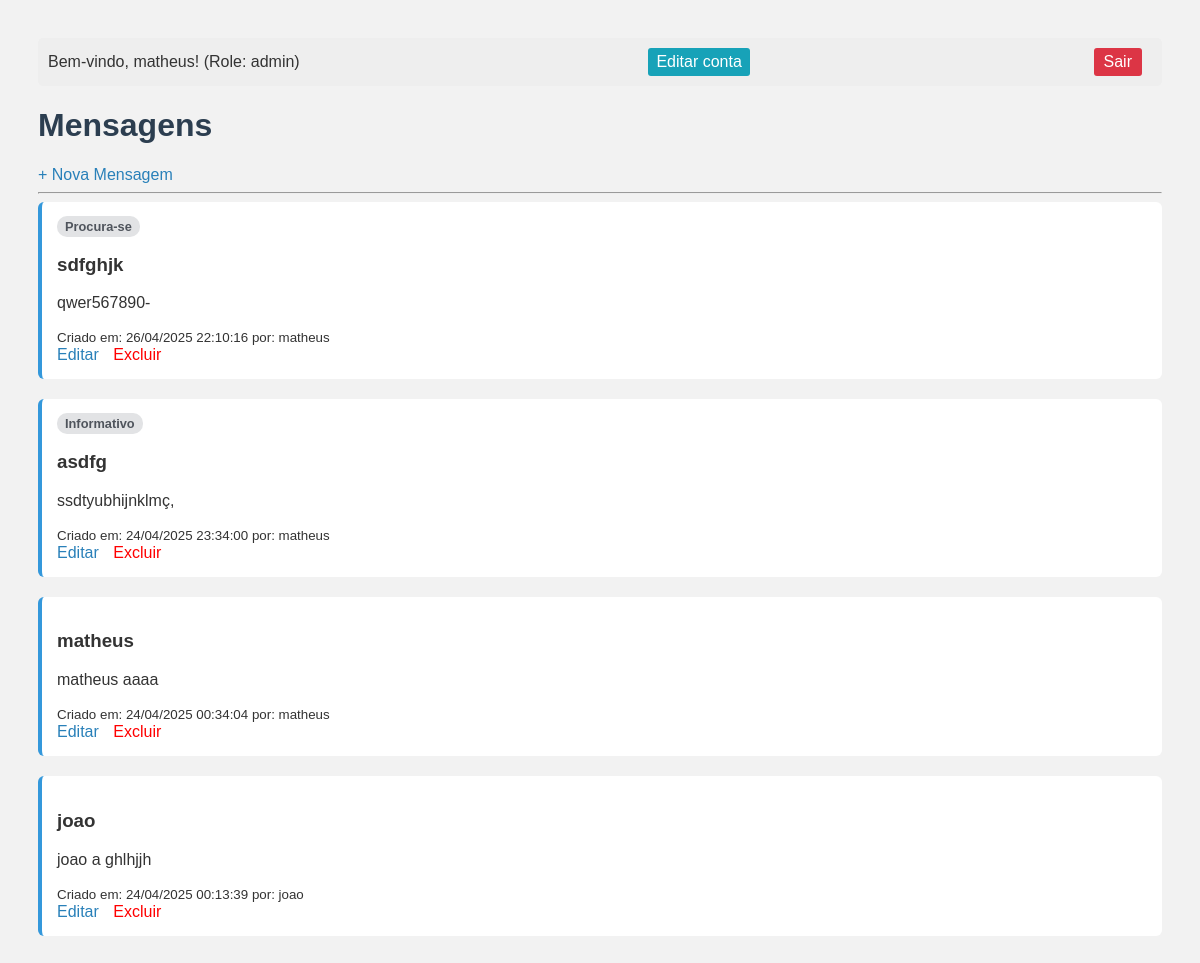
/mensagem/index.php (signed in), run on the app's committed database.
### tables this page shows
CREATE TABLE `mensagens` (
  `id` int(11) NOT NULL,
  `titulo` varchar(100) DEFAULT NULL,
  `conteudo` text DEFAULT NULL,
  `criado_em` timestamp NOT NULL DEFAULT current_timestamp(),
  `user_id` int(11) DEFAULT NULL,
  `tag_id` int(11) DEFAULT NULL
);

CREATE TABLE `tags` (
  `id` int(11) NOT NULL,
  `nome` varchar(50) NOT NULL
);

CREATE TABLE `usuarios` (
  `id` int(11) NOT NULL,
  `username` varchar(50) NOT NULL,
  `password` varchar(255) NOT NULL,
  `role` varchar(20) DEFAULT 'user',
  `created_at` timestamp NOT NULL DEFAULT current_timestamp()
);

### mensagem/index.php (the view, shortened to what this page needs)
<?php
include 'db.php';
$sql = "SELECT m.*, u.username, t.nome AS tag_nome
        FROM mensagens m
        LEFT JOIN usuarios u ON m.user_id = u.id
        LEFT JOIN tags t ON m.tag_id = t.id
        ORDER BY m.criado_em DESC";
$result = $conn->query($sql);
$logged_user_id = isset($_SESSION['user_id']) ? $_SESSION['user_id'] : null;
$logged_user_role = isset($_SESSION['role']) ? $_SESSION['role'] : null;
?>
<!DOCTYPE html>
<html>
<head>
    <link rel="stylesheet" href="style.css">
</head>
<body>
    <div style="padding: 10px; background-color: #eee; margin-bottom: 20px; border-radius: 5px; display: flex; justify-content: space-between; align-items: center;">
        <span>
            Bem-vindo, <?php echo htmlspecialchars($_SESSION['username']); ?>!
            (Role: <?php echo htmlspecialchars($logged_user_role); ?>)
        </span>
        <a href="../auth/editar_perfil.php" class = "botao" id= "botaoeditar">Editar conta</a>
        <a href="../auth/logout.php" style="text-decoration: none; background-color: #dc3545; color: white; padding: 5px 10px; border-radius: 3px;">Sair</a>
    </div>
    <h1>Mensagens</h1>
    <a href="create.php" class="button-new">+ Nova Mensagem</a>
    <hr>
    <?php if ($result->num_rows > 0): ?>
        <?php while ($row = $result->fetch_assoc()): ?>
            <div class="message-box">
            <?php if (!empty($row['tag_nome'])): ?>
                    <span class="message-tag" style="background-color: #e2e3e5; color: #4f545c; padding: 3px 8px; border-radius: 10px; font-size: 0.8em; font-weight: bold; margin-right: 10px;">
                        <?= htmlspecialchars($row['tag_nome']) ?>
                    </span>
                 <?php elseif ($row['tag_id']): ?>
                     <span class="message-tag" style="/* estilo diferente talvez */">[Tag Removida]</span>
                 <?php endif; ?>
                <h3><?= htmlspecialchars($row['titulo']) ?></h3>
                <p><?= nl2br(htmlspecialchars($row['conteudo'])) ?></p>
                <small>
                    Criado em: <?= date('d/m/Y H:i:s', strtotime($row['criado_em'])) ?>
                    <?php
                        $owner_id = $row['user_id'] ?? null;
                    ?>
                    <?php if (!empty($row['username'])): ?>
                        por: <?= htmlspecialchars($row['username']) ?>
                    <?php elseif ($owner_id): ?>
                        por: (usuário desconhecido)
                    <?php else: ?>
                         por: (autor não registrado)
                    <?php endif; ?>
                </small><br>
                <?php
                if ($logged_user_id !== null && ($owner_id == $logged_user_id || $logged_user_role === 'admin')):
                ?>
                    <a href="edit.php?id=<?= $row['id'] ?>" class="button-edit">Editar</a>
                    <a href="#" onclick="confirmarExclusao(<?= $row['id'] ?>)" class="button-delete" style="color:red;">Excluir</a>
                <?php endif; ?>
            </div>
        <?php endwhile; ?>
    <?php else: ?>
        <p>Nenhuma mensagem encontrada.</p>
    <?php endif; ?>
</body>
</html>

### mensagem/style.css (style rules this page uses)
body { font-family: Arial, sans-serif; background-color: #f2f2f2; padding: 30px; color: #333; }
h1, h2 { color: #2c3e50; }
a { color: #2980b9; text-decoration: none; margin-right: 10px; }
.message-box { background-color: white; padding: 15px; margin-bottom: 20px; border-left: 4px solid #3498db; border-radius: 6px; }
.botao { margin-left: 15px; padding: 5px 8px; background-color: #17a2b8; color: white; text-decoration: none; border-radius: 3px; }
#botaoeditar { margin-left: 15px; padding: 5px 8px; background-color: #17a2b8; color: white; text-decoration: none; border-radius: 3px; }

### data on the page
mensagens: tag.nome "Procura-se", titulo "sdfghjk", conteudo "qwer567890-", criado_em "26/04/2025 22:10:16", user.username "matheus"
mensagens: tag.nome "Informativo", titulo "asdfg", conteudo "ssdtyubhijnklmç,", criado_em "24/04/2025 23:34:00", user.username "matheus"
mensagens: titulo "matheus", conteudo "matheus aaaa", criado_em "24/04/2025 00:34:04", user.username "matheus"
mensagens: titulo "joao", conteudo "joao a ghlhjjh", criado_em "24/04/2025 00:13:39", user.username "joao"

### other printed values
$_SESSION['username'] "matheus"
$logged_user_role "admin"
